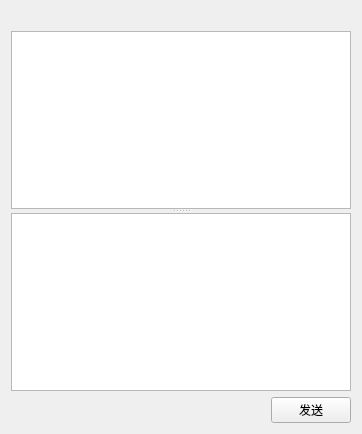
<?xml version="1.0" encoding="UTF-8"?>
<ui version="4.0">
 <class>ChatWidget</class>
 <widget class="QWidget" name="ChatWidget">
  <property name="geometry">
   <rect>
    <x>0</x>
    <y>0</y>
    <width>362</width>
    <height>434</height>
   </rect>
  </property>
  <property name="windowTitle">
   <string>Form</string>
  </property>
  <layout class="QGridLayout" name="gridLayout">
   <item row="0" column="0">
    <widget class="QSplitter" name="splitter">
     <property name="enabled">
      <bool>true</bool>
     </property>
     <property name="orientation">
      <enum>Qt::Vertical</enum>
     </property>
     <widget class="QWidget" name="layoutWidget">
      <layout class="QVBoxLayout" name="verticalLayout">
       <item>
        <widget class="QLabel" name="label">
         <property name="text">
          <string/>
         </property>
         <property name="alignment">
          <set>Qt::AlignCenter</set>
         </property>
        </widget>
       </item>
       <item>
        <widget class="QTextBrowser" name="textBrowser"/>
       </item>
      </layout>
     </widget>
     <widget class="QWidget" name="layoutWidget">
      <layout class="QVBoxLayout" name="verticalLayout_2">
       <item>
        <widget class="QPlainTextEdit" name="plainTextEdit"/>
       </item>
       <item>
        <layout class="QHBoxLayout" name="horizontalLayout">
         <item>
          <spacer name="horizontalSpacer">
           <property name="orientation">
            <enum>Qt::Horizontal</enum>
           </property>
           <property name="sizeHint" stdset="0">
            <size>
             <width>40</width>
             <height>20</height>
            </size>
           </property>
          </spacer>
         </item>
         <item>
          <widget class="QPushButton" name="sendButton">
           <property name="text">
            <string>发送</string>
           </property>
          </widget>
         </item>
        </layout>
       </item>
      </layout>
     </widget>
    </widget>
   </item>
  </layout>
 </widget>
 <resources/>
 <connections/>
</ui>
